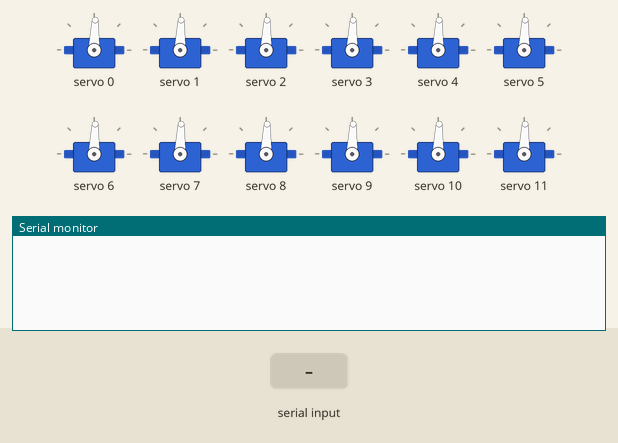
This sketch was run on a simulated Arduino Uno, built with avr-gcc and run on an emulated ATmega328P. Shown: 12 × servo, the last lines printed to the serial monitor. Inputs (shaded band) come from the test bench.

Above: at 1.8 s.
1.9 s: ",\n" received over Serial
At 3.1 s:
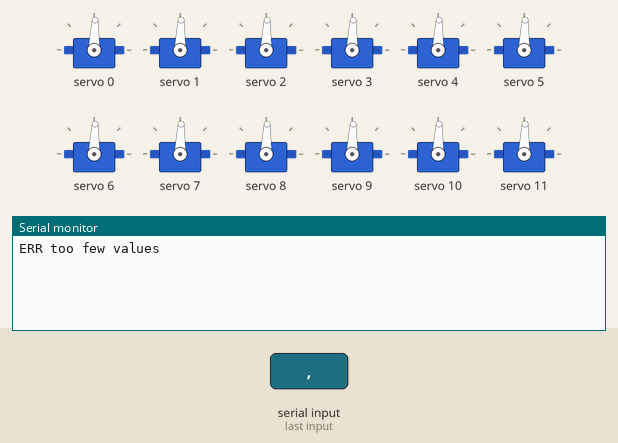
3.4 s: "1\n" received over Serial
At 4.2 s:
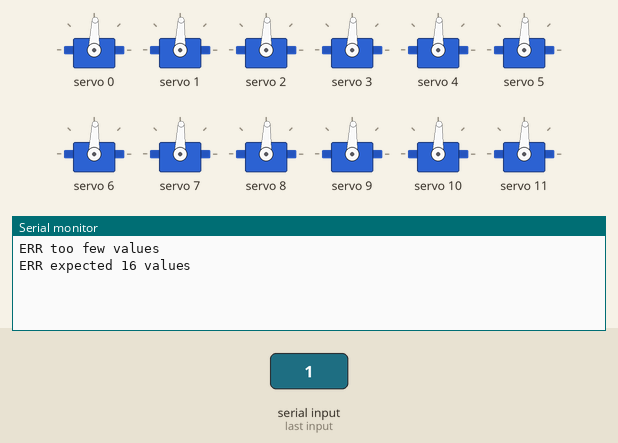

Measured:
- after the input at 1.9 s, the serial monitor: prints a new line at once (image 1)
- after the input at 3.4 s, the serial monitor: prints a new line at once (image 2)

The sketch:

servo_bridge.ino
```cpp
/*
 * pca9685_servo_bridge.ino  (rewritten to match send_gestures_to_hardware.py)
 *
 * Receives one line per pose over USB serial and drives 16 servos through a
 * PCA9685 board over I2C.
 *
 * Wire format (from the Python side):
 *   "a0,a1,a2,...,a15\n"   16 angles in degrees, e.g. "90.0,90.0,...,90.0"
 *   value i  ->  PCA9685 channel i  (order = CHANNEL_ORDER in the Python file)
 *
 * Channel map (4 servos per finger: base joint, then Joint1..Joint3):
 *   0-3    Thumb   Revolute-2,  ThumbJoint1-3
 *   4-7    Index   Revolute-4,  IndexJoint1-3
 *   8-11   Middle  Revolute-6,  MiddleJoint1-3
 *   12-15  Pinky   Revolute-8,  PinkyJoint1-3
 *
 * Reply after every valid line:  "OK\n"
 * Reply for a malformed line:    "ERR <reason>\n"
 *
 * Library: "Adafruit PWM Servo Driver Library" (Library Manager).
 * Wiring:  Arduino SDA/SCL -> PCA9685 SDA/SCL, VCC -> 5V (logic), GND shared.
 *          Servo power goes to the PCA9685 V+ terminal from its OWN 5-6V
 *          supply, NOT from the Arduino 5V pin. Share ground with the Arduino.
 */

#include <Wire.h>
#include <Adafruit_PWMServoDriver.h>

// ---- Configuration ---------------------------------------------------------
const uint32_t BAUD_RATE      = 115200;   // must match BAUD_RATE in Python
const uint8_t  NUM_CHANNELS   = 16;
const uint8_t  PCA9685_ADDR   = 0x40;     // default I2C address
const float    PWM_FREQ_HZ    = 50.0;     // standard hobby-servo frame rate

// Pulse width at 0 and 180 degrees. 2g micro servos are typically around
// 500-2400 us, but this varies by model: calibrate yours. Wrong endpoints
// cause buzzing/stalling at the extremes.
const uint16_t PULSE_US_AT_0   = 500;
const uint16_t PULSE_US_AT_180 = 2400;

// Safety clamp on commanded angles. Driving a micro servo into its hard stop
// at 0 or 180 can stall and burn it out, so stay a little inside the range.
// (Python maps sim +/-90 deg onto 0..180, so this trims the extreme ends.)
const float SAFE_MIN_DEG = 10.0;
const float SAFE_MAX_DEG = 170.0;

// Longest valid line is about 16 * "180.0," + newline = ~97 bytes.
const size_t LINE_BUF_SIZE = 160;

// ---- State -----------------------------------------------------------------
Adafruit_PWMServoDriver pwm(PCA9685_ADDR);

char   lineBuf[LINE_BUF_SIZE];
size_t lineLen   = 0;
bool   overflow  = false;

// ---- Helpers ---------------------------------------------------------------
void setServoAngle(uint8_t channel, float deg) {
  if (deg < SAFE_MIN_DEG) deg = SAFE_MIN_DEG;
  if (deg > SAFE_MAX_DEG) deg = SAFE_MAX_DEG;
  float us = PULSE_US_AT_0 + (deg / 180.0f) * (PULSE_US_AT_180 - PULSE_US_AT_0);
  pwm.writeMicroseconds(channel, (uint16_t)us);
}

// Parses lineBuf into 16 floats and drives the servos.
// Returns true on success. Nothing is moved unless ALL 16 values parse, so a
// garbled line can't leave the hand half-updated.
bool handleLine(char *line) {
  float angles[NUM_CHANNELS];
  uint8_t count = 0;

  char *p = line;
  while (count < NUM_CHANNELS) {
    char *end;
    float v = strtod(p, &end);
    if (end == p) {                 // no number found
      Serial.println(F("ERR too few values"));
      return false;
    }
    angles[count++] = v;
    p = end;
    if (*p == ',') {
      p++;
    } else {
      break;                        // end of line or unexpected char
    }
  }

  while (*p == ' ' || *p == '\r') p++;   // tolerate trailing whitespace
  if (count != NUM_CHANNELS || *p != '\0') {
    Serial.println(F("ERR expected 16 values"));
    return false;
  }

  for (uint8_t i = 0; i < NUM_CHANNELS; i++) {
    setServoAngle(i, angles[i]);
  }
  Serial.println(F("OK"));
  return true;
}

// ---- Arduino entry points --------------------------------------------------
void setup() {
  Serial.begin(BAUD_RATE);
  Wire.begin();
  Wire.setClock(400000);            // fast-mode I2C keeps 16-channel updates short

  pwm.begin();
  pwm.setOscillatorFrequency(27000000);  // typical real PCA9685 oscillator
  pwm.setPWMFreq(PWM_FREQ_HZ);
  delay(10);

  // Start every servo at center (90 deg) so the hand comes up neutral.
  // Staggered one channel at a time so 16 servos don't all draw their
  // start-up surge at once (that is a common cause of brownouts/resets).
  for (uint8_t i = 0; i < NUM_CHANNELS; i++) {
    setServoAngle(i, 90.0);
    delay(40);
  }
}

void loop() {
  // Read bytes as they arrive instead of blocking on a whole line. The
  // Arduino's serial receive buffer is only 64 bytes, but a pose line is
  // ~97, so the loop must keep draining it or characters get dropped.
  while (Serial.available() > 0) {
    char c = (char)Serial.read();

    if (c == '\n') {
      if (overflow) {
        Serial.println(F("ERR line too long"));
      } else {
        lineBuf[lineLen] = '\0';
        if (lineLen > 0) handleLine(lineBuf);
      }
      lineLen  = 0;
      overflow = false;
    } else if (lineLen < LINE_BUF_SIZE - 1) {
      lineBuf[lineLen++] = c;
    } else {
      overflow = true;              // discard until the next newline
    }
  }
}
```
